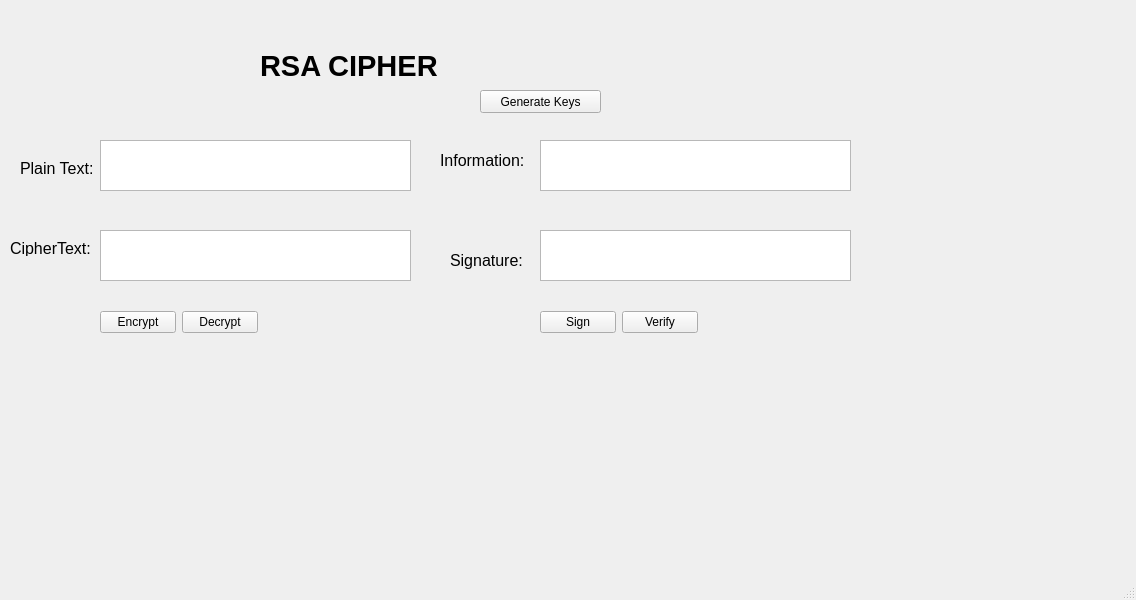
<?xml version="1.0" encoding="UTF-8"?>
<ui version="4.0">
 <class>MainWindow</class>
 <widget class="QMainWindow" name="MainWindow">
  <property name="geometry">
   <rect>
    <x>0</x>
    <y>0</y>
    <width>1136</width>
    <height>600</height>
   </rect>
  </property>
  <property name="windowTitle">
   <string>MainWindow</string>
  </property>
  <widget class="QWidget" name="centralwidget">
   <widget class="QLabel" name="label">
    <property name="geometry">
     <rect>
      <x>260</x>
      <y>50</y>
      <width>201</width>
      <height>31</height>
     </rect>
    </property>
    <property name="font">
     <font>
      <family>MS Sans Serif</family>
      <pointsize>22</pointsize>
      <weight>75</weight>
      <bold>true</bold>
     </font>
    </property>
    <property name="text">
     <string>RSA CIPHER</string>
    </property>
   </widget>
   <widget class="QLabel" name="label_2">
    <property name="geometry">
     <rect>
      <x>20</x>
      <y>160</y>
      <width>81</width>
      <height>16</height>
     </rect>
    </property>
    <property name="font">
     <font>
      <pointsize>12</pointsize>
     </font>
    </property>
    <property name="text">
     <string>Plain Text:</string>
    </property>
   </widget>
   <widget class="QLabel" name="label_3">
    <property name="geometry">
     <rect>
      <x>10</x>
      <y>240</y>
      <width>81</width>
      <height>16</height>
     </rect>
    </property>
    <property name="font">
     <font>
      <pointsize>12</pointsize>
     </font>
    </property>
    <property name="text">
     <string>CipherText:</string>
    </property>
   </widget>
   <widget class="QTextEdit" name="txt_plain_text">
    <property name="geometry">
     <rect>
      <x>100</x>
      <y>140</y>
      <width>311</width>
      <height>51</height>
     </rect>
    </property>
   </widget>
   <widget class="QTextEdit" name="txt_cipher_text">
    <property name="geometry">
     <rect>
      <x>100</x>
      <y>230</y>
      <width>311</width>
      <height>51</height>
     </rect>
    </property>
   </widget>
   <widget class="QLabel" name="label_4">
    <property name="geometry">
     <rect>
      <x>440</x>
      <y>150</y>
      <width>91</width>
      <height>20</height>
     </rect>
    </property>
    <property name="font">
     <font>
      <pointsize>12</pointsize>
     </font>
    </property>
    <property name="text">
     <string>Information:</string>
    </property>
   </widget>
   <widget class="QLabel" name="label_5">
    <property name="geometry">
     <rect>
      <x>450</x>
      <y>250</y>
      <width>81</width>
      <height>21</height>
     </rect>
    </property>
    <property name="font">
     <font>
      <pointsize>12</pointsize>
     </font>
    </property>
    <property name="text">
     <string>Signature:</string>
    </property>
   </widget>
   <widget class="QTextEdit" name="txt_info">
    <property name="geometry">
     <rect>
      <x>540</x>
      <y>140</y>
      <width>311</width>
      <height>51</height>
     </rect>
    </property>
   </widget>
   <widget class="QTextEdit" name="textEdit_5">
    <property name="geometry">
     <rect>
      <x>540</x>
      <y>230</y>
      <width>311</width>
      <height>51</height>
     </rect>
    </property>
   </widget>
   <widget class="QPushButton" name="btn_gen_keys_2">
    <property name="geometry">
     <rect>
      <x>480</x>
      <y>90</y>
      <width>121</width>
      <height>23</height>
     </rect>
    </property>
    <property name="text">
     <string>Generate Keys</string>
    </property>
   </widget>
   <widget class="QWidget" name="">
    <property name="geometry">
     <rect>
      <x>100</x>
      <y>310</y>
      <width>158</width>
      <height>25</height>
     </rect>
    </property>
    <layout class="QHBoxLayout" name="horizontalLayout">
     <item>
      <widget class="QPushButton" name="btn_encrypt">
       <property name="text">
        <string>Encrypt</string>
       </property>
      </widget>
     </item>
     <item>
      <widget class="QPushButton" name="btn_decrypt">
       <property name="text">
        <string>Decrypt</string>
       </property>
      </widget>
     </item>
    </layout>
   </widget>
   <widget class="QWidget" name="">
    <property name="geometry">
     <rect>
      <x>540</x>
      <y>310</y>
      <width>158</width>
      <height>25</height>
     </rect>
    </property>
    <layout class="QHBoxLayout" name="horizontalLayout_2">
     <item>
      <widget class="QPushButton" name="btn_sign">
       <property name="text">
        <string>Sign</string>
       </property>
      </widget>
     </item>
     <item>
      <widget class="QPushButton" name="btn_verify">
       <property name="text">
        <string>Verify</string>
       </property>
      </widget>
     </item>
    </layout>
   </widget>
  </widget>
  <widget class="QMenuBar" name="menubar">
   <property name="geometry">
    <rect>
     <x>0</x>
     <y>0</y>
     <width>1136</width>
     <height>21</height>
    </rect>
   </property>
  </widget>
  <widget class="QStatusBar" name="statusbar"/>
 </widget>
 <resources/>
 <connections/>
</ui>
